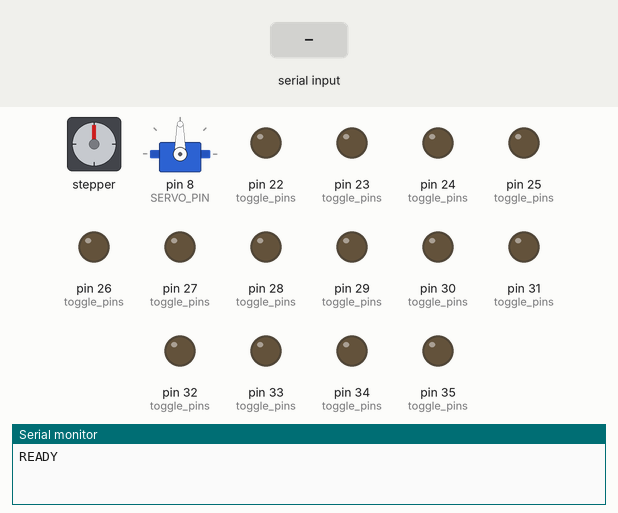
Recording of a sketch running on a simulated Arduino Mega 2560, built with avr-gcc and run on an emulated ATmega2560. Shown: stepper motor, servo, output pins drawn as LEDs (lit = HIGH), the last lines printed to the serial monitor. Wiring (inferred from the names in the program): stepper motor driver (200 steps per turn assumed): step pin 41; direction pin 39. Inputs (shaded band) come from the test bench. EEPROM starts erased; pins used as bus, display or sensor lines are not drawn.

Above: at 1.2 s.
1.3 s: "motor 1\n" received over Serial
At 2.3 s:
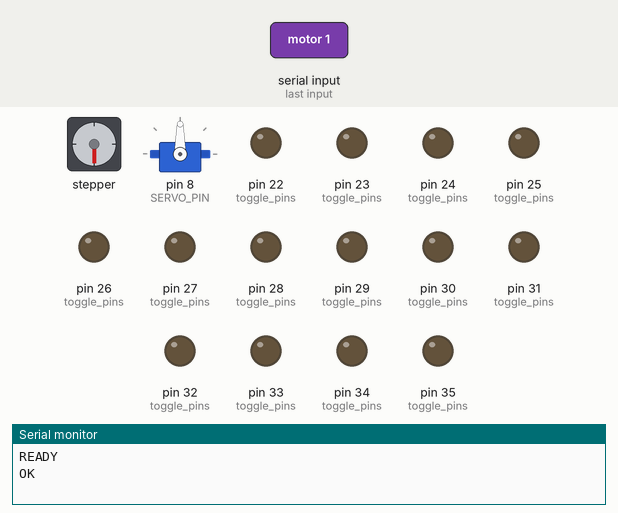
2.9 s: "led 1\n" received over Serial
At 3.3 s:
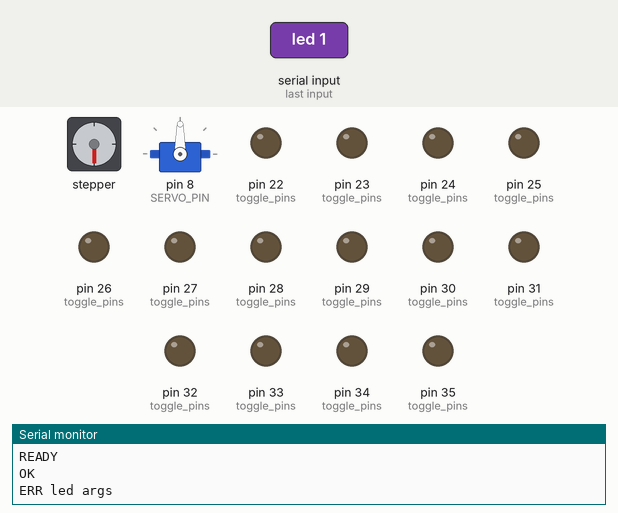
4.5 s: "motor 150\n" received over Serial
At 5.6 s:
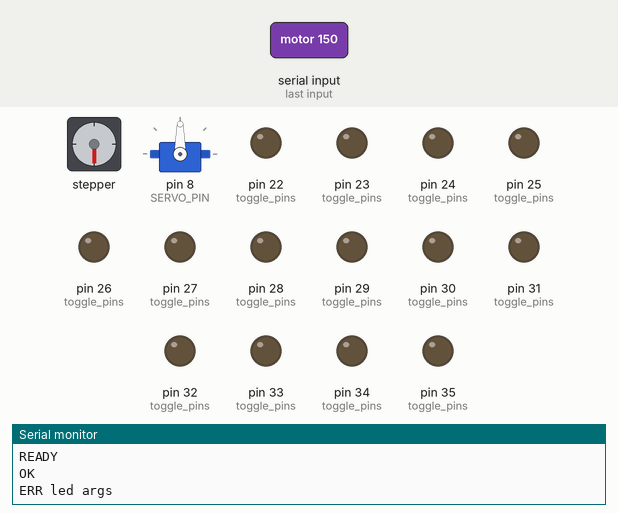
10.5 s: "led 150\n" received over Serial
At 13.0 s:
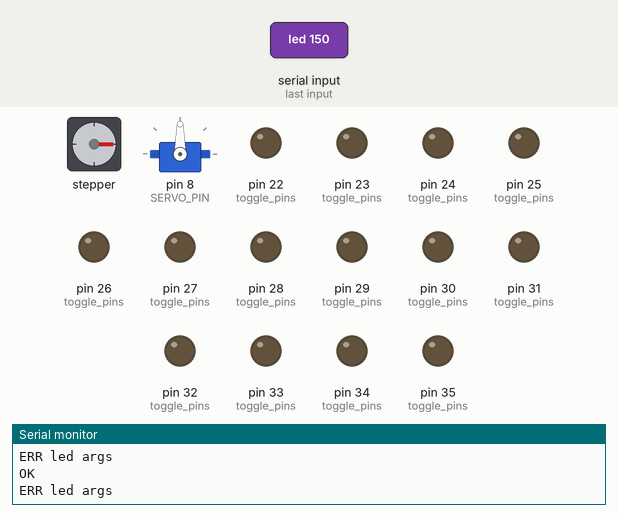
13.5 s: "servo 1\n" received over Serial
At 14.7 s:
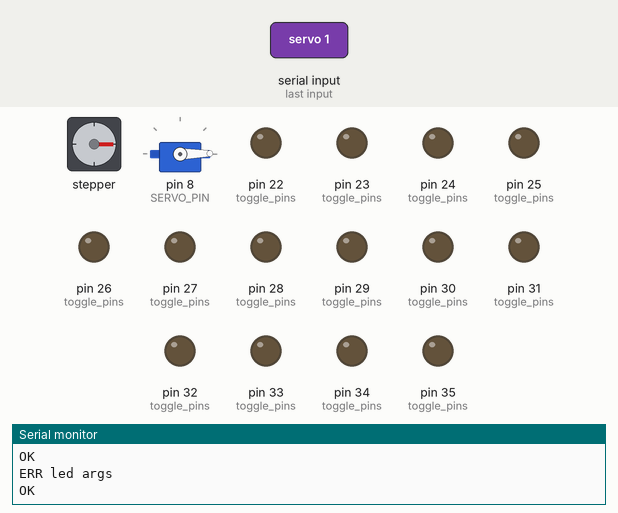
15.0 s: "servo 150\n" received over Serial
At 16.1 s:
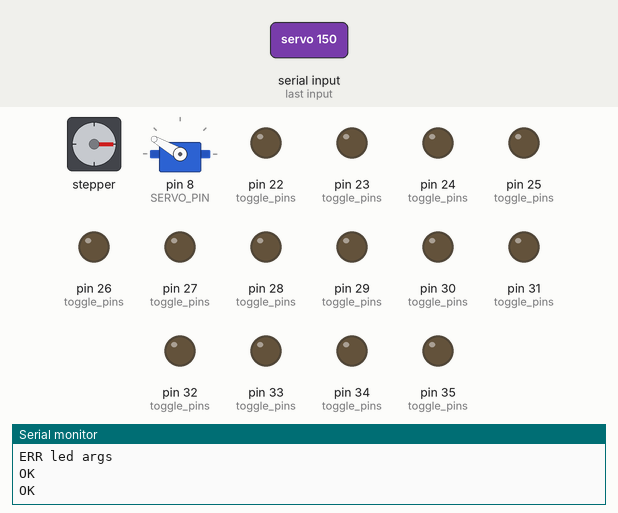
Timing chart, 0 to 17.5 s (numbered marks = the images above; inputs shaded):
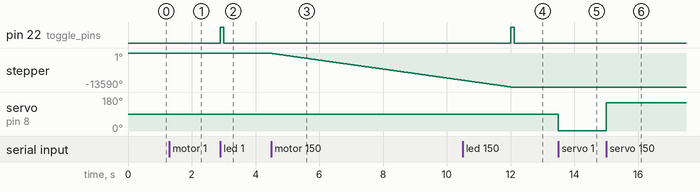

Measured:
- after the input at 1.3 s, stepper: turns 180° counter-clockwise, starting at once
- after the input at 2.9 s, pin 22 (toggle_pins): LOW → HIGH at once, → LOW 0.10 s later
- after the input at 4.5 s, stepper: keeps turning counter-clockwise at about 1787°/s, starting at once
- after the input at 10.5 s, pin 22 (toggle_pins): LOW → HIGH after 1.5 s, → LOW 0.10 s later
- after the input at 13.5 s, servo on pin 8 (SERVO_PIN): 90° → 1° at once
- after the input at 15.0 s, servo on pin 8 (SERVO_PIN): 1° → 150° at once

The sketch:

automotive_system_mastication.ino
```cpp
#include <EEPROM.h>
#include <Servo.h>

/*
        LED ARRANGEMENT
      -----------------
     |       (1)       |
      -----------------
   ___                     ___
  |   |                   |   |
  |   |                   |   |
  |(2)|                   |(4)|
  |   |                   |   |
  |___|                   |___|
      ------------------
      |       (3)       |
      ------------------
*/

// LED pins
#define ON_OFF_LED_1 22
#define DOWN_LED_1 23
#define MODE_LED_1 24
#define UP_LED_1 25

#define ON_OFF_LED_2 26
#define DOWN_LED_2 27
#define MODE_LED_2 28
#define UP_LED_2 29

#define ON_OFF_LED_3 30
#define DOWN_LED_3 31
#define MODE_LED_3 32
#define UP_LED_3 33

#define ON_OFF_LED_4 34
#define DOWN_LED_4 35
#define MODE_LED_4 36
#define UP_LED_4 37

#define ON_OFF_LED_5 38

// Stepper motor pins
#define PUL_PIN 41
#define DIR_PIN 39
#define PUL_PER_MM 50

// Servo pins
#define SERVO_PIN 8

int toggle_pins[5][4] = {
  {ON_OFF_LED_1, DOWN_LED_1, MODE_LED_1, UP_LED_1},
  {ON_OFF_LED_2, DOWN_LED_2, MODE_LED_2, UP_LED_2},
  {ON_OFF_LED_3, DOWN_LED_3, MODE_LED_3, UP_LED_3},
  {ON_OFF_LED_4, DOWN_LED_4, MODE_LED_4, UP_LED_4},
  {ON_OFF_LED_5, -1, -1, -1}
};

static int current_mm = 0;
static bool motor_busy = false;

Servo angleServo;
static int angle = 0;

char buffer[128];

// ---------------- LED ----------------
void toggle_btn(int pin_num) {
  digitalWrite(pin_num, HIGH);
  delay(100);
  digitalWrite(pin_num, LOW);
}

// ---------------- MOTOR ----------------
void move_motor_to_position(int target_mm) {
  if (target_mm > 255 || target_mm < -5) {
    Serial.println("ERR range");
    return;
  }

  int delta = target_mm - current_mm;
  if (delta == 0) {
    Serial.println("OK");
    return;
  }

  motor_busy = true;
  digitalWrite(DIR_PIN, delta < 0 ? HIGH : LOW);

  for (int i = 0; i < abs(delta) * PUL_PER_MM; i++) {
    digitalWrite(PUL_PIN, HIGH);
    delayMicroseconds(500);
    digitalWrite(PUL_PIN, LOW);
    delayMicroseconds(500);
  }

  if (current_mm != target_mm) {
    current_mm = target_mm;
    EEPROM.put(0, current_mm);
  }

  motor_busy = false;
  Serial.println("OK");
}

// ---------------- SERVO ----------------
void rotate_angle(int angle)
{
    // if (angle < 0) angle = 0;
    // if (angle > 180) angle = 180;

    angleServo.write(angle);
    Serial.println("OK");
}

// ---------------- LED CMD ----------------
void handler_led_cmd() {
  for (int r = 0; r < 5; r++) {
    for (int c = 0; c < 4; c++) {
      int pin = toggle_pins[r][c];
      if (pin == -1) break;

      char *token = strtok(NULL, " ");
      if (token == NULL) {
        Serial.println("ERR led args");
        return;
      }

      if (atoi(token) != 0)
        toggle_btn(pin);
    }
  }
  Serial.println("OK");
}

// ---------------- MOTOR CMD ----------------
void handler_motor_cmd() {
  char *token = strtok(NULL, " ");
  if (token == NULL) {
    Serial.println("ERR arg");
    return;
  }
  int target = atoi(token);
  move_motor_to_position(target);
}

// ---------------- SERVO CMD ----------------
void handler_servo_cmd(){
    char *token = strtok(NULL, " ");
  if (token == NULL) {
    Serial.println("ERR arg");
    return;
  }
  int angle = atoi(token);
  rotate_angle(angle);
}

// ---------------- COMMAND PARSER ----------------
void handler_cmd(char *cmd) {
  char *token = strtok(cmd, " ");
  if (token == NULL) {
    Serial.println("ERR empty");
    return;
  }

  if (strcmp(token, "motor") == 0) {
    handler_motor_cmd();
  } else if (strcmp(token, "led") == 0) {
    handler_led_cmd();
  } else if (strcmp(token, "servo") == 0) {
    handler_servo_cmd();
  } else if (strcmp(token, "pos") == 0) {
    Serial.print("POS ");
    Serial.println(current_mm);
  } else if (strcmp(token, "busy") == 0) {
    Serial.print("BUSY ");
    Serial.println(motor_busy ? 1 : 0);
  } else if (strcmp(token, "home") == 0) {
    current_mm = 0;
    EEPROM.put(0, current_mm);
    Serial.println("OK");
  } else {
    Serial.println("ERR cmd");
  }
}

// ---------------- SETUP ----------------
void setup() {
  Serial.begin(115200);

  for (int r = 0; r < 5; r++) {
    for (int c = 0; c < 4; c++) {
      int pin = toggle_pins[r][c];
      if (pin == -1) break;
      pinMode(pin, OUTPUT);
      digitalWrite(pin, LOW);
    }
  }

  pinMode(PUL_PIN, OUTPUT);
  pinMode(DIR_PIN, OUTPUT);

  angleServo.attach(SERVO_PIN);

  EEPROM.get(0, current_mm);

  Serial.println("READY");
}

// ---------------- LOOP ----------------
void loop() {
  if (Serial.available()) {
    int len = Serial.readBytesUntil('\n', buffer, sizeof(buffer) - 1);
    if (len <= 0) return;
    buffer[len] = '\0';
    handler_cmd(buffer);
  }
}
```
